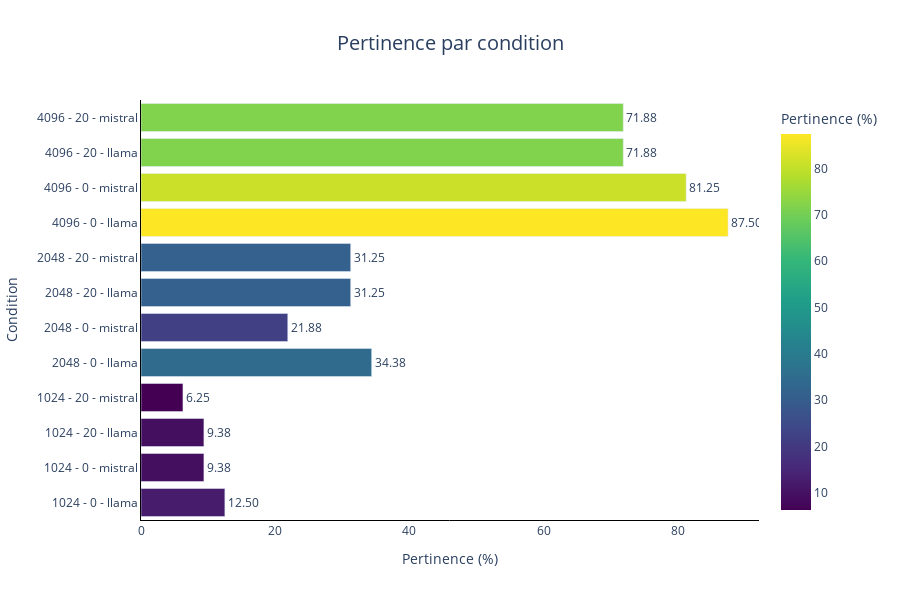

The notebook cell saved with this chart:
### Code cell
data = {
    'Condition': rate_accuracy_by_condition.index,
    'Pertinence (%)': rate_accuracy_by_condition.values,
    'Texte Condition': [condition_labels[c] for c in rate_accuracy_by_condition.index]
}

df = pd.DataFrame(data)

fig = px.bar(df, x='Pertinence (%)', y='Texte Condition', orientation='h',
             title='Pertinence par condition',
             labels={'Pertinence (%)': 'Pertinence (%)', 'Condition': 'Condition'},
             color='Pertinence (%)',
             color_continuous_scale='Viridis')

fig.update_layout(
    plot_bgcolor='white',
    xaxis_title='Pertinence (%)',
    yaxis_title='Condition',
    xaxis=dict(showline=True, showgrid=True, showticklabels=True, linecolor='black', linewidth=1),
    yaxis=dict(tickmode='linear', showline=True, showgrid=True, showticklabels=True, linecolor='black', linewidth=1),
    title_font_size=20,
    title_x=0.5,
    title_xanchor='center',
    width=900,
    height=600
)
fig.update_traces(texttemplate='%{x:.2f}', textposition='outside')
fig.show()

### Figure 1 — Plotly figure (JSON) as saved in the notebook; plotly's stock layout.template omitted (floating-point values rounded to 4 significant figures)
{"data": [{"alignmentgroup": "True", "hovertemplate": "Pertinence (%)=%{marker.color}<br>Texte Condition=%{y}<extra></extra>", "legendgroup": "", "marker": {"color": [12.5, 9.375, 9.375, 6.25, 34.38, 21.88, 31.25, 31.25, 87.5, 81.25, 71.88, 71.88], "coloraxis": "coloraxis", "pattern": {"shape": ""}}, "name": "", "offsetgroup": "", "orientation": "h", "showlegend": false, "textposition": "outside", "texttemplate": "%{x:.2f}", "type": "bar", "x": [12.5, 9.375, 9.375, 6.25, 34.38, 21.88, 31.25, 31.25, 87.5, 81.25, 71.88, 71.88], "xaxis": "x", "y": ["1024 - 0 - llama", "1024 - 0 - mistral", "1024 - 20 - llama", "1024 - 20 - mistral", "2048 - 0 - llama", "2048 - 0 - mistral", "2048 - 20 - llama", "2048 - 20 - mistral", "4096 - 0 - llama", "4096 - 0 - mistral", "4096 - 20 - llama", "4096 - 20 - mistral"], "yaxis": "y"}], "layout": {"barmode": "relative", "coloraxis": {"colorbar": {"title": {"text": "Pertinence (%)"}}, "colorscale": [[0, "#440154"], [0.1111, "#482878"], [0.2222, "#3e4989"], [0.3333, "#31688e"], [0.4444, "#26828e"], [0.5556, "#1f9e89"], [0.6667, "#35b779"], [0.7778, "#6ece58"], [0.8889, "#b5de2b"], [1, "#fde725"]]}, "height": 600, "legend": {"tracegroupgap": 0}, "plot_bgcolor": "white", "title": {"font": {"size": 20}, "text": "Pertinence par condition", "x": 0.5, "xanchor": "center"}, "width": 900, "xaxis": {"anchor": "y", "domain": [0, 1], "linecolor": "black", "linewidth": 1, "showgrid": true, "showline": true, "showticklabels": true, "title": {"text": "Pertinence (%)"}}, "yaxis": {"anchor": "x", "domain": [0, 1], "linecolor": "black", "linewidth": 1, "showgrid": true, "showline": true, "showticklabels": true, "tickmode": "linear", "title": {"text": "Condition"}}}}
